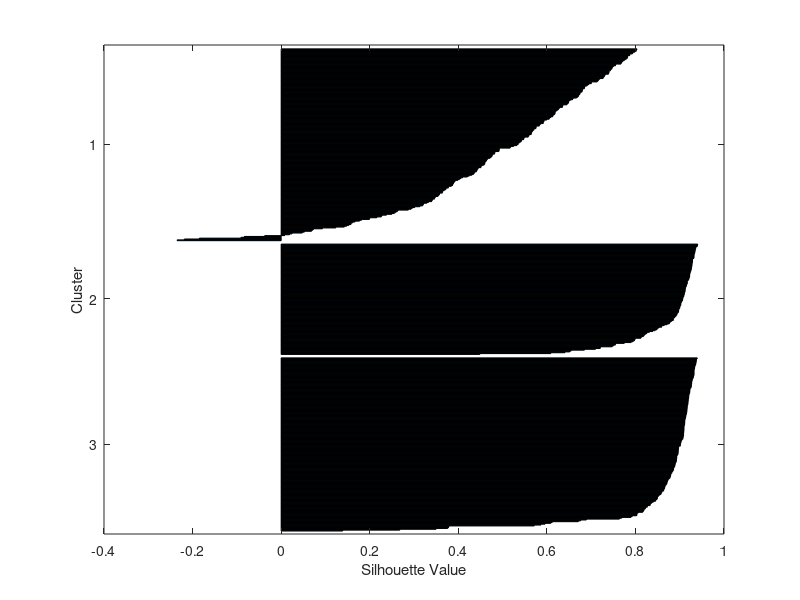
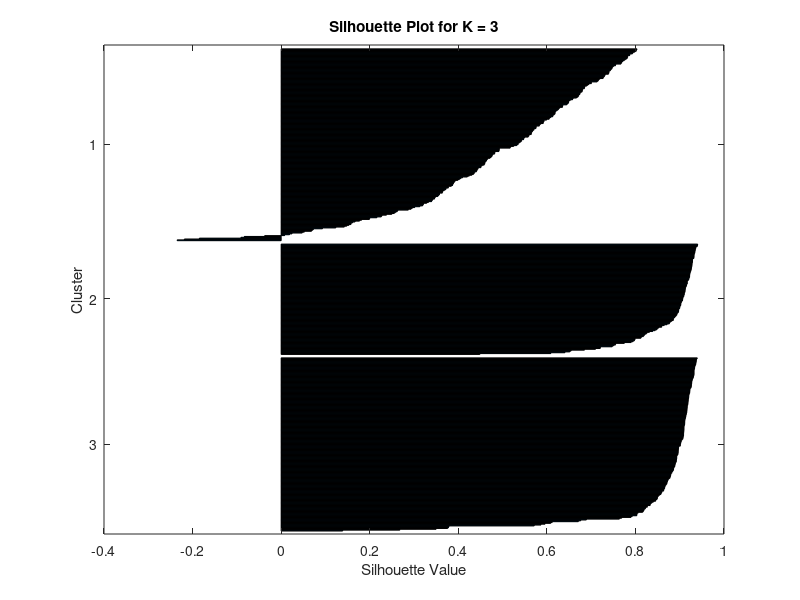
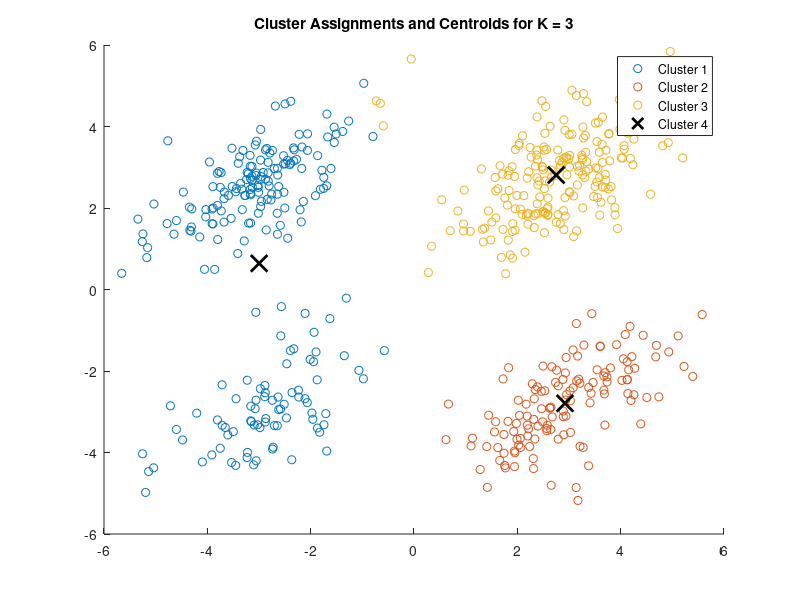

These charts were generated, in order, by the following MATLAB code: (Note: this script raises an error after producing the figures.)
clear all;
clc;
close all;

% Load your dataset
load kmeansdata.mat; 

% Define the range of cluster numbers to test
cluster_numbers = [3, 4, 5];
mean_silh_values = zeros(1, length(cluster_numbers));
cluster_assignments = cell(1, length(cluster_numbers));

for i = 1:length(cluster_numbers)
    k = cluster_numbers(i);
    
    % Perform K-means clustering
    [idx, C] = kmeans(X, k); 
    
    % Calculate Silhouette score
    silhouette_scores = silhouette(X, idx);
    
    % Store mean Silhouette score
    mean_silh_values(i) = mean(silhouette_scores);
    
    % Store cluster assignments
    cluster_assignments{i} = idx;
    
    % Plot Silhouette for each cluster
    figure;
    silhouette(X, idx);
    title(['Silhouette Plot for K = ' num2str(k)]);
    
    % Plot clusters and centroids
    figure;
    gscatter(X(:, 1), X(:, 2), idx);
    hold on;
    plot(C(:, 1), C(:, 2), 'kx', 'MarkerSize', 12, 'LineWidth', 2);
    title(['Cluster Assignments and Centroids for K = ' num2str(k)]);
    legend('Cluster 1', 'Cluster 2', 'Cluster 3', 'Cluster 4', 'Location', 'NW');
    hold off;
end
